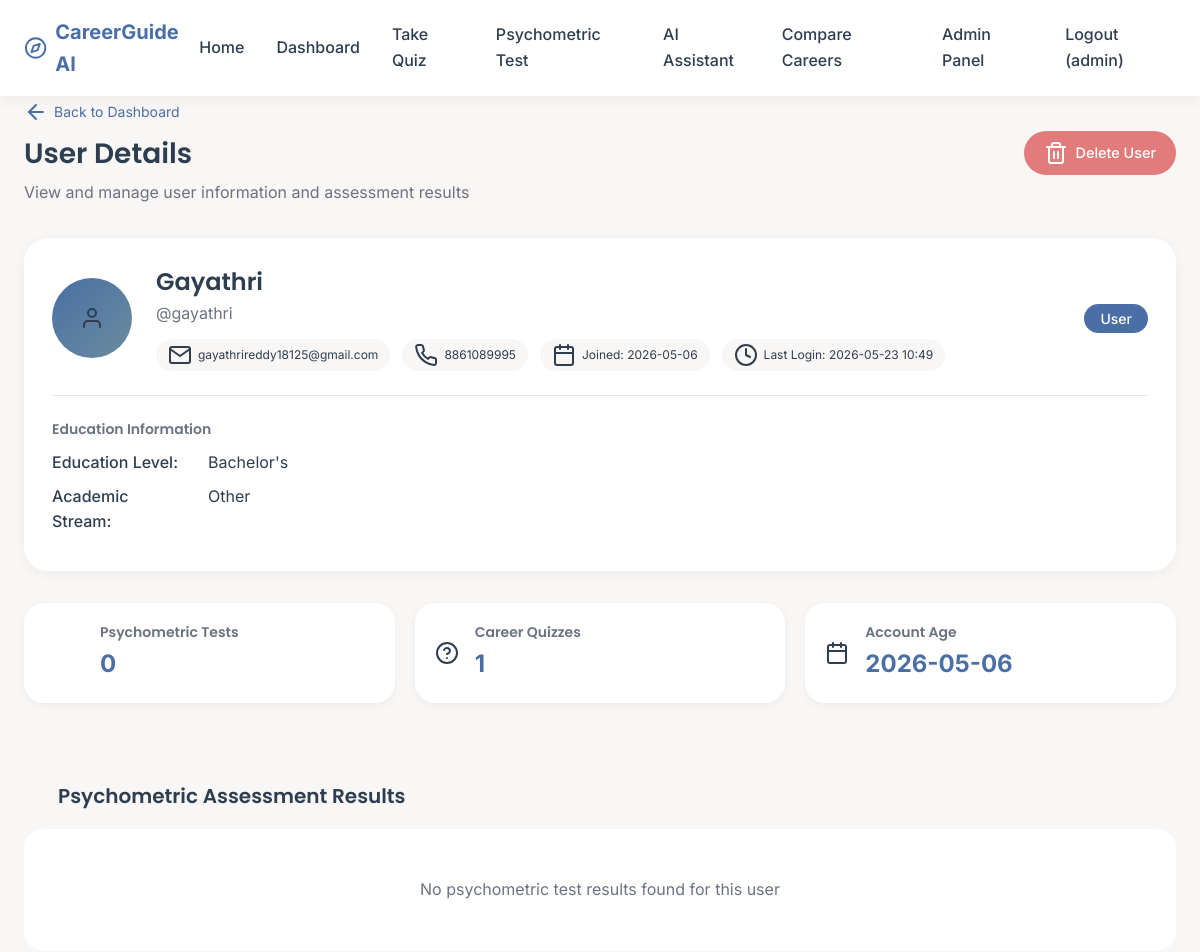
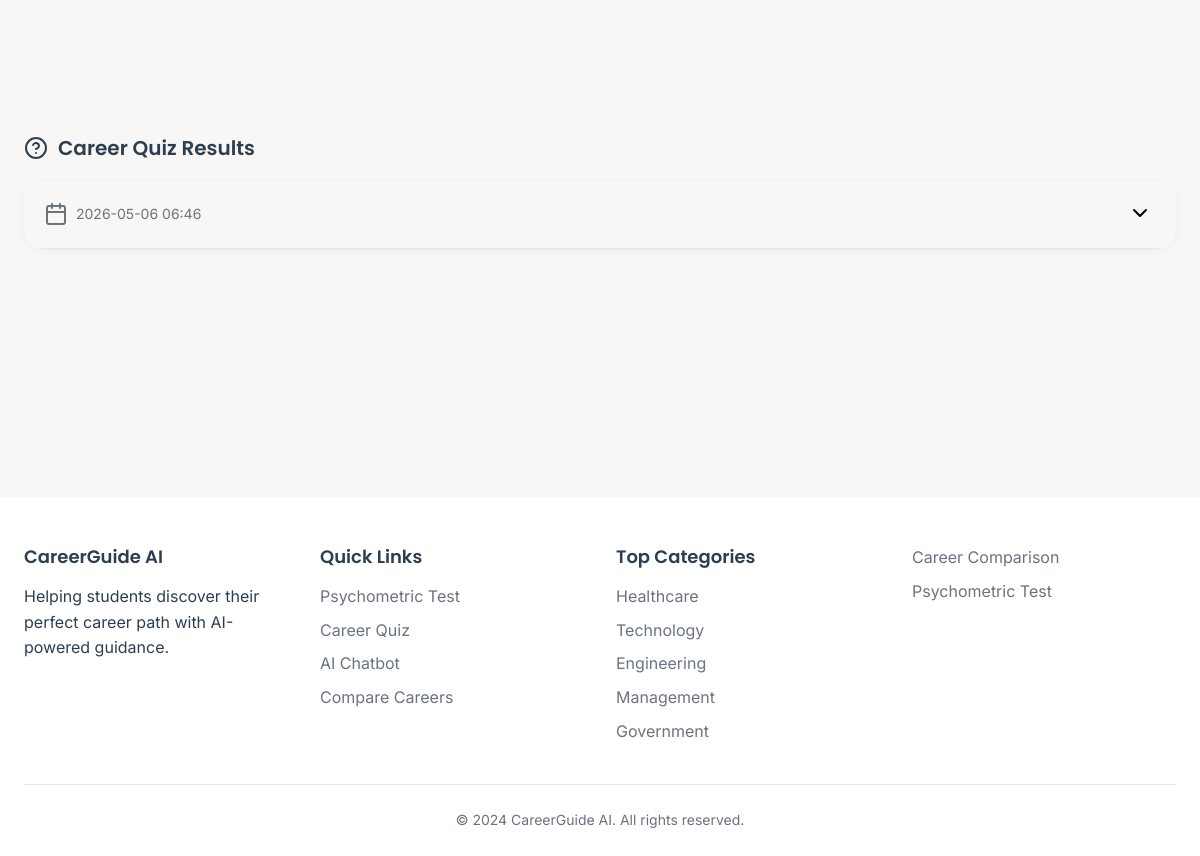
The app's page /admin/user/6 (signed in) with its own data (2 pictures, top to bottom).
### tables this page shows
CREATE TABLE users (
                id INTEGER PRIMARY KEY AUTOINCREMENT,
                username TEXT UNIQUE NOT NULL,
                email TEXT UNIQUE NOT NULL,
                password TEXT NOT NULL,
                full_name TEXT,
                phone TEXT,
                education TEXT,
                stream TEXT,
                created_at TIMESTAMP DEFAULT CURRENT_TIMESTAMP,
                last_login TIMESTAMP,
                is_admin INTEGER DEFAULT 0
            );

CREATE TABLE quiz_results (
                id INTEGER PRIMARY KEY AUTOINCREMENT,
                user_id INTEGER NOT NULL,
                test_date TIMESTAMP DEFAULT CURRENT_TIMESTAMP,
                answers TEXT,
                recommendations TEXT,
                ai_summary TEXT,
                FOREIGN KEY (user_id) REFERENCES users (id)
            );

### app.py (the view)
@app.route('/admin/user/<int:user_id>')
@admin_required
def admin_view_user(user_id):
    user = db.get_user_by_id(user_id)
    psychometric_results = db.get_psychometric_results(user_id)
    quiz_results = db.get_quiz_results(user_id)
    return render_template('admin_user.html',
                         user=user,
                         psychometric_results=psychometric_results,
                         quiz_results=quiz_results)

### templates/admin_user.html (shortened to what this page needs)
{% extends "base.html" %}
{% block content %}
<div class="admin-user-page">
    <div class="container">
        <div class="page-header">
            <div class="header-left">
                <a href="/admin" class="back-link">
                    <i data-feather="arrow-left"></i>
                    Back to Dashboard
                </a>
                <h1>User Details</h1>
                <p>View and manage user information and assessment results</p>
            </div>
            <div class="header-right">
                <button class="btn btn-danger" id="deleteUserBtn" onclick="showDeleteModal()">
                    <i data-feather="trash-2"></i>
                    Delete User
                </button>
            </div>
        </div>
        <div class="profile-card">
            <div class="profile-header">
                <div class="profile-avatar">
                    <i data-feather="user"></i>
                </div>
                <div class="profile-info">
                    <h2>{{ user.full_name or user.username }}</h2>
                    <p class="username">@{{ user.username }}</p>
                    <div class="user-meta">
                        <span class="meta-badge">
                            <i data-feather="mail"></i>
                            {{ user.email }}
                        </span>
                        {% if user.phone %}
                        <span class="meta-badge">
                            <i data-feather="phone"></i>
                            {{ user.phone }}
                        </span>
                        {% endif %}
                        <span class="meta-badge">
                            <i data-feather="calendar"></i>
                            Joined: {{ user.created_at[:10] if user.created_at else 'N/A' }}
                        </span>
                        {% if user.last_login %}
                        <span class="meta-badge">
                            <i data-feather="clock"></i>
                            Last Login: {{ user.last_login[:16] if user.last_login else 'Never' }}
                        </span>
                        {% endif %}
                    </div>
                </div>
                <div class="profile-status">
                    <span class="status-badge {{ 'active' if user.is_admin else 'user' }}">
                        {% if user.is_admin %}Admin{% else %}User{% endif %}
                    </span>
                </div>
            </div>
            <div class="profile-details">
                <div class="detail-group">
                    <h4>Education Information</h4>
                    <div class="detail-row">
                        <span class="detail-label">Education Level:</span>
                        <span class="detail-value">{{ user.education or 'Not specified' }}</span>
                    </div>
                    <div class="detail-row">
                        <span class="detail-label">Academic Stream:</span>
                        <span class="detail-value">{{ user.stream or 'Not specified' }}</span>
                    </div>
                </div>
            </div>
        </div>
        <div class="stats-grid">
            <div class="stat-card">
                <i data-feather="brain"></i>
                <div class="stat-info">
                    <h3>Psychometric Tests</h3>
                    <p>{{ psychometric_results|length }}</p>
                </div>
            </div>
            <div class="stat-card">
                <i data-feather="help-circle"></i>
                <div class="stat-info">
                    <h3>Career Quizzes</h3>
                    <p>{{ quiz_results|length }}</p>
                </div>
            </div>
            <div class="stat-card">
                <i data-feather="calendar"></i>
                <div class="stat-info">
                    <h3>Account Age</h3>
                    <p>{% if user.created_at %}{{ user.created_at[:10] }}{% else %}New{% endif %}</p>
                </div>
            </div>
        </div>
        <div class="results-section">
            <h2>
                <i data-feather="brain"></i>
                Psychometric Assessment Results
            </h2>
            {% if psychometric_results %}
                {% for result in psychometric_results %}
                <div class="result-card">
                    <div class="result-header">
                        <div class="result-date">
                            <i data-feather="calendar"></i>
                            {{ result.test_date[:16] if result.test_date else 'Date not available' }}
                        </div>
                        <button class="toggle-summary" onclick="toggleSummary('psych-{{ loop.index }}')">
                            <i data-feather="chevron-down"></i>
                        </button>
                    </div>
                    <div class="result-summary" id="summary-psych-{{ loop.index }}" style="display: none;">
                        {% if result.ai_summary %}
                            <div class="summary-content">
                                <h3>📋 AI Generated Summary</h3>
                                <div class="summary-text">
                                    {{ result.ai_summary|safe }}
                                </div>
                            </div>
                        {% else %}
                            <p class="no-summary">No AI summary available</p>
                        {% endif %}
                        <div class="result-details">
                            <h4>📊 Detailed Scores</h4>
                            <div class="scores-grid">
                                {% if result.personality %}
                                <div class="score-group">
                                    <h5>Personality Traits (Big 5)</h5>
                                    {% for trait, score in result.personality.items() %}
                                    <div class="score-row">
                                        <span>{{ trait|title }}</span>
                                        <div class="score-bar">
                                            <div class="score-fill" style="width: {{ (score / 5) * 100 }}%"></div>
                                        </div>
                                        <span class="score-value">{{ (score / 5 * 100)|int }}%</span>
                                    </div>
                                    {% endfor %}
                                </div>
                                {% endif %}
                                {% if result.interests %}
                                <div class="score-group">
                                    <h5>RIASEC Interests</h5>
                                    {% for interest, score in result.interests.items() %}
                                    <div class="score-row">
                                        <span>{{ interest|title }}</span>
                                        <div class="score-bar">
                                            <div class="score-fill" style="width: {{ (score / 5) * 100 }}%"></div>
                                        </div>
                                        <span class="score-value">{{ (score / 5 * 100)|int }}%</span>
                                    </div>
                                    {% endfor %}
                                </div>
                                {% endif %}
                                {% if result.aptitudes %}
                                <div class="score-group">
                                    <h5>Aptitudes</h5>
                                    {% for aptitude, score in result.aptitudes.items() %}
                                    <div class="score-row">
                                        <span>{{ aptitude|title }}</span>
                                        <div class="score-bar">
                                            <div class="score-fill" style="width: {{ (score / 5) * 100 }}%"></div>
                                        </div>
                                        <span class="score-value">{{ (score / 5 * 100)|int }}%</span>
                                    </div>
                                    {% endfor %}
                                </div>
                                {% endif %}
                            </div>
                        </div>
                        {% if result.career_matches %}
                        <div class="career-matches">
                            <h4>🎯 Top Career Matches</h4>
                            <div class="matches-list">
                                {% for match in result.career_matches[:5] %}
                                <div class="match-item">
                                    <div class="match-info">
                                        <strong>{{ match.title }}</strong>
                                        <span class="match-score">{{ match.match }}% Match</span>
                                    </div>
                                    <p>{{ match.description }}</p>
                                    {% if match.reasons %}
                                    <div class="match-reasons">
                                        <small>✓ {{ match.reasons|join(' • ') }}</small>
                                    </div>
                                    {% endif %}
                                </div>
                                {% endfor %}
                            </div>
                        </div>
                        {% endif %}
                    </div>
                </div>
                {% endfor %}
            {% else %}
                <div class="empty-state">
                    <p>No psychometric test results found for this user</p>
                </div>
            {% endif %}
        </div>
        <div class="results-section">
            <h2>
                <i data-feather="help-circle"></i>
                Career Quiz Results
            </h2>
            {% if quiz_results %}
                {% for result in quiz_results %}
                <div class="result-card">
                    <div class="result-header">
                        <div class="result-date">
                            <i data-feather="calendar"></i>
                            {{ result.test_date[:16] if result.test_date else 'Date not available' }}
                        </div>
                        <button class="toggle-summary" onclick="toggleSummary('quiz-{{ loop.index }}')">
                            <i data-feather="chevron-down"></i>
                        </button>
                    </div>
                </div>
                {% endfor %}
            {% else %}
                <div class="empty-state">
                    <i data-feather="help-circle"></i>
                    <p>No career quiz results found for this user</p>
                </div>
            {% endif %}
        </div>
    </div>
</div>
{% endblock %}

### templates/base.html (shortened to what this page needs)
<!DOCTYPE html>
<html lang="en">
<head>
    <link rel="stylesheet" href="{{ url_for('static', filename='css/style.css') }}">
</head>
<body>
    <header class="header">
        <div class="container">
            <div class="header-content">
                <a href="/" class="logo">
                    <i data-feather="compass"></i>
                    <span>CareerGuide AI</span>
                </a>
                <nav class="nav">
                    <ul class="nav-links" id="navLinks">
                        <li><a href="/">Home</a></li>
                        {% if session.user_id %}
                            <li><a href="/dashboard">Dashboard</a></li>
                            <li><a href="/quiz">Take Quiz</a></li>
                            <li><a href="/psychometric-test">Psychometric Test</a></li>
                            <li><a href="/chatbot">AI Assistant</a></li>
                            <li><a href="/compare">Compare Careers</a></li>
                            {% if session.is_admin %}
                                <li><a href="/admin">Admin Panel</a></li>
                            {% endif %}
                            <li><a href="/logout" class="logout-link">Logout ({{ session.username }})</a></li>
                        {% else %}
                            <li><a href="/compare">Compare Careers</a></li>
                            <li><a href="/login">Login</a></li>
                            <li><a href="/register" class="btn btn-primary btn-small" style="padding: 8px 20px;">Sign Up Free</a></li>
                        {% endif %}
                    </ul>
                </nav>
            </div>
        </div>
    </header>
    <main>
        {% block content %}{% endblock %}
    </main>
    <footer class="footer">
        <div class="container">
            <div class="footer-content">
                <div class="footer-section">
                    <h4>CareerGuide AI</h4>
                    <p>Helping students discover their perfect career path with AI-powered guidance.</p>
                </div>
                <div class="footer-section">
                    <h4>Quick Links</h4>
                    <ul>
                        {% if session.user_id %}
                            <li><a href="/psychometric-test">Psychometric Test</a></li>
                            <li><a href="/quiz">Career Quiz</a></li>
                            <li><a href="/chatbot">AI Chatbot</a></li>
                        {% endif %}
                        <li><a href="/compare">Compare Careers</a></li>
                    </ul>
                </div>
                <div class="footer-section">
                    <h4>Top Categories</h4>
                    <ul>
                        <li><a href="/category/Healthcare">Healthcare</a></li>
                        <li><a href="/category/Information Technology">Technology</a></li>
                        <li><a href="/category/Core Engineering">Engineering</a></li>
                        <li><a href="/category/Management">Management</a></li>
                        <li><a href="/category/Government">Government</a></li>
                    </ul>
                </div>
                <div class="footer-section">
                    <ul>
                        <li><a href="/compare">Career Comparison</a></li>
                        {% if session.user_id %}
                            <li><a href="/psychometric-test">Psychometric Test</a></li>
                        {% endif %}
                    </ul>
                </div>
            </div>
            <div class="footer-bottom">
                <p>&copy; 2024 CareerGuide AI. All rights reserved.</p>
            </div>
        </div>
    </footer>
</body>
</html>

### records on screen
users: username "admin"
users: full_name "Gayathri", username "gayathri", email "gayathrireddy18125@gmail.com", phone "8861089995", created_at "2026-05-06", last_login "2026-05-23 10:49", education "Bachelor's", stream "Other"
quiz_results: test_date "2026-05-06 06:46"

### other values on screen
{{ psychometric_results|length }} "0"
{{ quiz_results|length }} "1"
